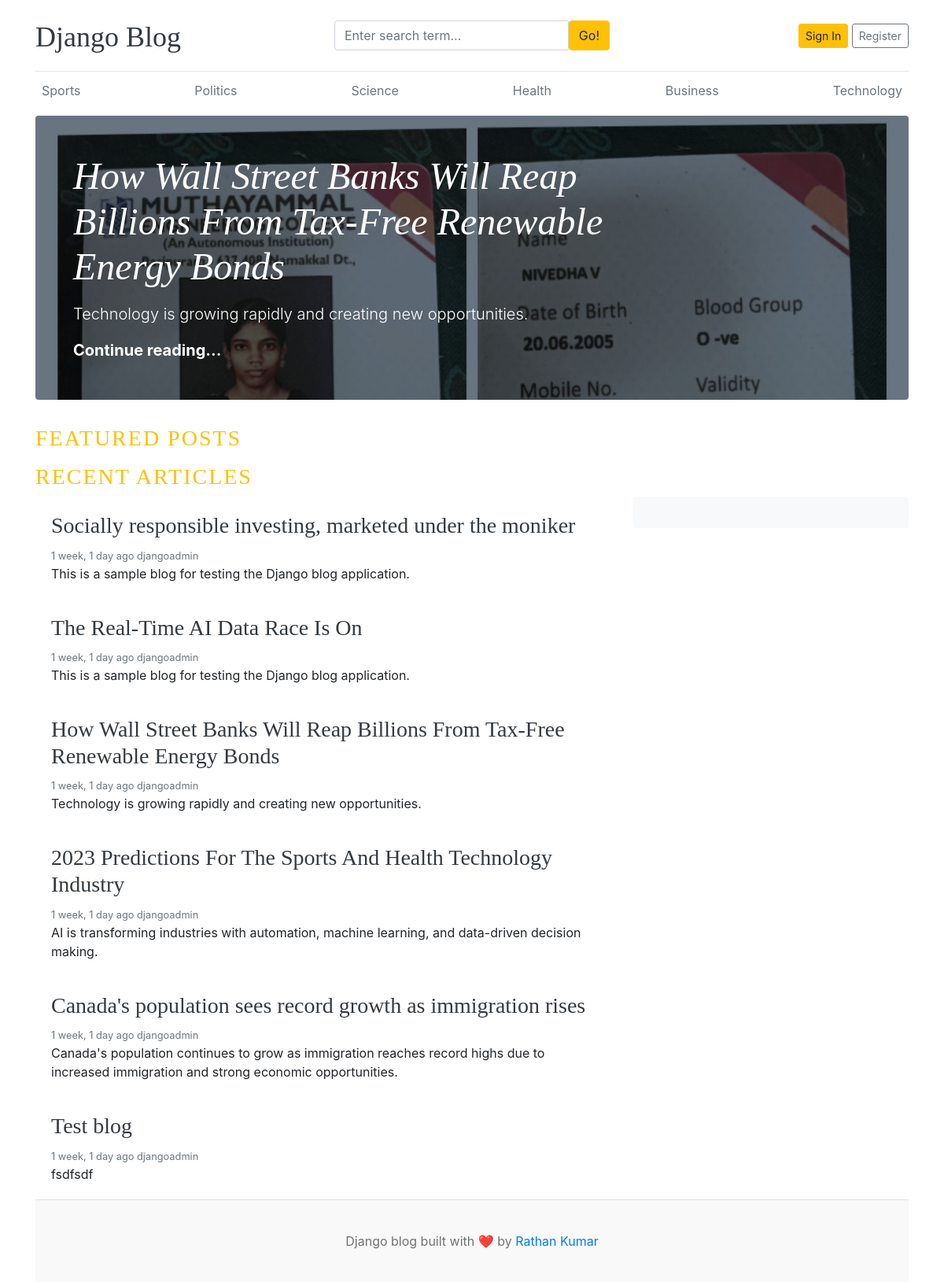
Before: / with the older database file.
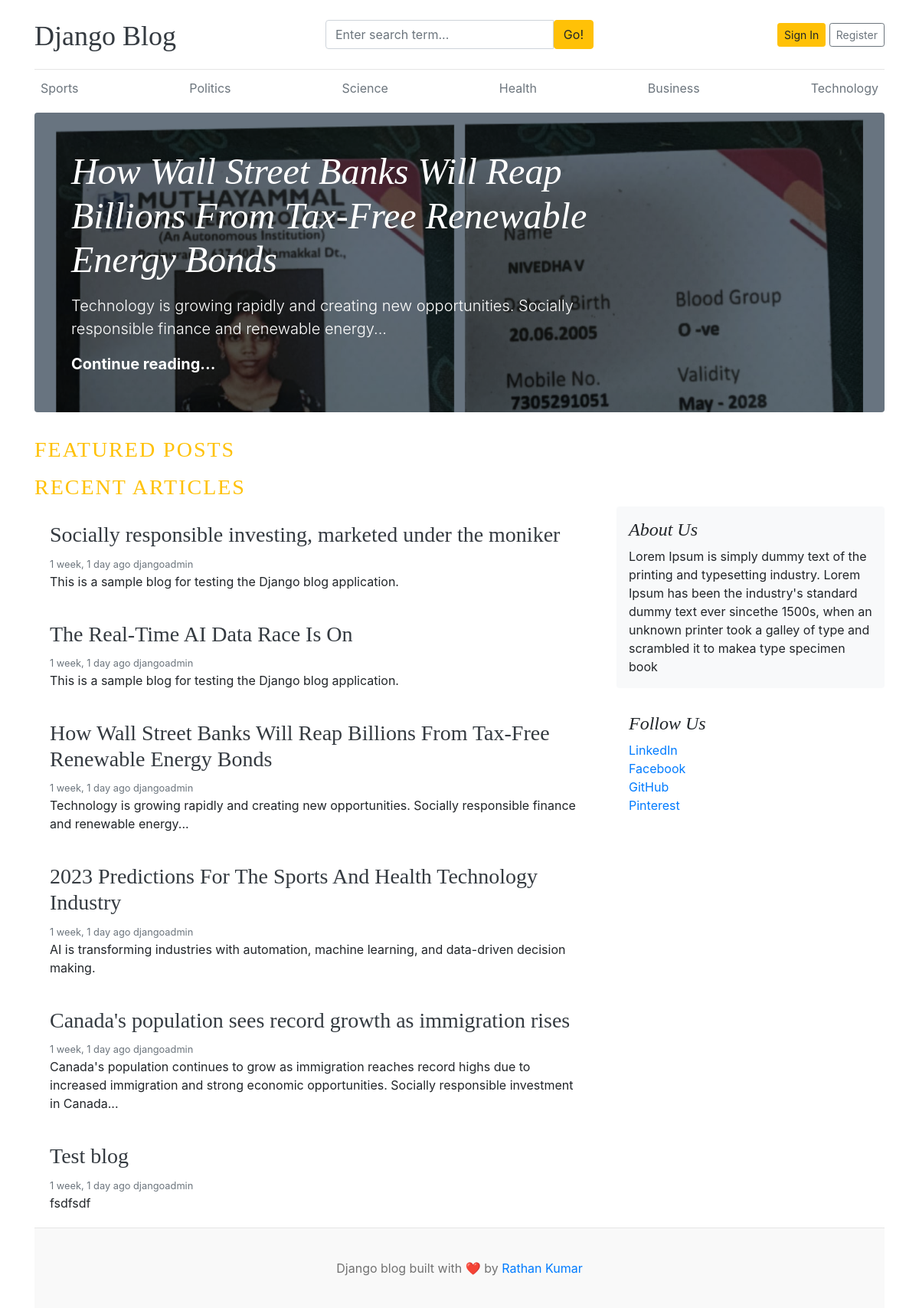
After: the same page with the newer database file.
### blog/models.py (models this page shows, shortened)
class Category(models.Model):
    category_name = models.CharField(max_length=50, unique=True)
    created_at = models.DateTimeField(auto_now_add=True)
    updated_at = models.DateTimeField(auto_now=True)
    class Meta:
        verbose_name_plural = "categories"

class Blog(models.Model):
    title = models.CharField(max_length=100)
    slug = models.SlugField(max_length=150, unique=True, blank=True)
    category = models.ForeignKey(Category, on_delete=models.CASCADE)
    author = models.ForeignKey(User, on_delete=models.CASCADE)
    featured_image = models.ImageField(upload_to='uploads/%Y/%m/%d')
    short_description = models.TextField(max_length=500)
    blog_body = models.TextField(max_length=2000)
    status = models.CharField(max_length=20, choices=STATUS_CHOICES, default="Draft")
    is_featured = models.BooleanField(default=False)
    created_at = models.DateTimeField(auto_now_add=True)
    updated_at = models.DateTimeField(auto_now=True)

### assignments/models.py (models this page shows, shortened)
class About(models.Model):
    about_heading = models.CharField(max_length=25)
    about_description = models.TextField(max_length=255)
    created_at = models.DateTimeField(auto_now_add=True)
    updated_at = models.DateTimeField(auto_now=True)
    class Meta:
        verbose_name_plural = "About"

class SocialLink(models.Model):
    platform = models.CharField(max_length=25)
    link = models.URLField(max_length=25)
    created_at = models.DateTimeField(auto_now_add=True)
    updated_at = models.DateTimeField(auto_now=True)

### blog_main/views.py (the view)
# urls.py: 2. Add a URL to urlpatterns:  path('', views.home, name='home')
def home(request):
    categories = Category.objects.all()
    featured_posts = Blog.objects.filter(
        is_featured=True,
        status='Published'
    )
    posts = Blog.objects.filter(
        status='Published'
    ).order_by('-created_at')
    about = About.objects.first()
    social_links = SocialLink.objects.all()
    context = {
        'categories': categories,
        'featured_posts': featured_posts,
        'posts': posts,
        'about': about,
        'social_links': social_links,
    }
    return render(request, 'home.html', context)

### blog/context_processors.py (called while the page is built)
def get_categories(request):
    categories = Category.objects.all()
    return dict(categories=categories)

def get_social_links(request):
    social_links = SocialLink.objects.all()
    return dict(social_links=social_links)

### blog_main/templates/home.html (shortened to what this page needs)
{% extends 'base.html' %}
{% block content %}
{% for post in featured_posts %}
    {% if forloop.first %}
    <div class="jumbotron p-3 p-md-5 text-white rounded bg-dark"
         style="background-image: url({{ post.featured_image.url }});
                background-blend-mode: overlay;
                background-size: cover;">
        <div class="col-md-8 px-0">
            <h1 class="display-4 font-italic">
                {{ post.title }}
            </h1>
            <p class="lead my-3">
                {{ post.short_description|truncatewords:20 }}
            </p>
            <p class="lead mb-0">
                <a href="{% url 'blogs' post.slug %}"
                   class="text-white font-weight-bold">
                    Continue reading...
                </a>
            </p>
        </div>
    </div>
    {% endif %}
{% endfor %}
<h3 class="text-uppercase text-warning"
    style="letter-spacing: 2px;">
    Featured Posts
</h3>
<h3 class="text-uppercase text-warning"
    style="letter-spacing: 2px;">
    Recent Articles
</h3>
<main role="main" class="container p-0">
    <div class="row">
        <div class="col-md-8 blog-main">
            {% for post in posts %}
            <div class="card border-0">
                <div class="card-body">
                    <h3>
                        <a href="{% url 'blogs' post.slug %}"
                           class="text-dark">
                            {{ post.title }}
                        </a>
                    </h3>
                    <small class="mb-1 text-muted">
                        {{ post.created_at|timesince }} ago
                        {{ post.author }}
                    </small>
                    <p class="card-text">
                        {{ post.short_description }}
                    </p>
                </div>
            </div>
            {% endfor %}
        </div>
        <aside class="col-md-4 blog-sidebar">
            <div class="p-3 mb-3 bg-light rounded">
                <h4 class="font-italic">
                    {{ about.about_heading }}
                </h4>
                <p class="mb-0">
                    {{ about.about_description }}
                </p>
            </div>
            {% if social_links %}
            <div class="p-3">
                <h4 class="font-italic">
                    Follow Us
                </h4>
                <ol class="list-unstyled">
                    {% for i in social_links %}
                    <li>
                        <a href="{{ i.link }}" target="_blank">
                            {{ i.platform }}
                        </a>
                    </li>
                    {% endfor %}
                </ol>
            </div>
            {% endif %}
        </aside>
    </div>
</main>
{% endblock %}

### blog_main/templates/base.html (shortened to what this page needs)
{% load static %}
<!DOCTYPE html>
<html lang="en">
<head>
    <link href="https://getbootstrap.com/docs/4.0/dist/css/bootstrap.min.css" rel="stylesheet">
    <link href="{% static 'css/blog.css' %}" rel="stylesheet">
</head>
<body>
<div class="container">
    <header class="blog-header py-3">
        <div class="row flex-nowrap justify-content-between align-items-center">
            <div class="col-4 pt-1">
                <a class="blog-header-logo text-dark" href="/">
                    Django Blog
                </a>
            </div>
            <div class="col-4">
                <form action="{% url 'search' %}" method="GET">
                    <div class="input-group">
                        <input
                            class="form-control"
                            type="text"
                            name="keyword" value="{{ keyword }}"
                            placeholder="Enter search term..."
                            aria-label="Enter search term..."
                        >
                        <button
                            type="submit"
                            class="btn btn-warning"
                            id="button-search">
                            Go!
                        </button>
                    </div>
                </form>
            </div>
            <div class="col-4 d-flex justify-content-end align-items-center">
                <a class="btn btn-sm btn-warning" href="#">
                    Sign In
                </a>
                <a class="btn btn-sm btn-outline-secondary" href="#">
                    Register
                </a>
            </div>
        </div>
    </header>
    <div class="nav-scroller py-1 mb-2">
        <nav class="nav d-flex justify-content-between">
            {% for cat in categories %}
                <a
                    class="p-2 text-muted"
                    href="{% url 'posts_by_category' cat.id %}">
                    {{ cat.category_name }}
                </a>
            {% endfor %}
        </nav>
    </div>
    {% block content %}
    {% endblock %}
    <footer class="blog-footer">
        <p>
            Django blog built with ❤️ by
            <a href="#">Rathan Kumar</a>
        </p>
    </footer>
</div>
</body>
</html>

### blog_main/static/blog.css (style rules this page uses)
.blog-header { border-bottom: 1px solid #e5e5e5; }
.blog-header-logo { font-family: "Playfair Display", Georgia, "Times New Roman", serif; font-size: 2.25rem; }
h1, h2, h3, h4, h5, h6 { font-family: "Playfair Display", Georgia, "Times New Roman", serif; }
.display-4 { font-size: 2.5rem; }
@media (min-width: 768px) { .display-4 { font-size: 3rem; } }
.blog-footer { padding: 2.5rem 0; color: #727272; text-align: center; background-color: #f9f9f9; border-top: .05rem solid #e5e5e5; }
.blog-footer p:last-child { margin-bottom: 0; }

Changed rows visible on the page:
changed Blog "How Wall Street Banks Will Reap Billions From Tax-Free Renewable Energy Bonds": short_description "Technology is growing rapidly and creating new opportunities." → "Technology is growing rapidly and creating new opportunities. Socially responsible finance and renewable energy..."
changed Blog "Canada's population sees record growth as immigration rises": short_description "Canada's population continues to grow as immigration reaches record highs due to increased immigration and strong economic opportunities." → "…and strong economic opportunities. Socially responsible investment in Canada..."
added About: about_heading "About Us", about_description "Lorem Ipsum is simply dummy text of the printing and typesetting industry. Lorem Ipsum has been the industry's standard dummy text ever sincethe 1500s, when an unknown printer took a galley of type and scrambled it to makea type specimen book"
added SocialLink: platform "LinkedIn"
added SocialLink: platform "Facebook"
added SocialLink: platform "GitHub"
added SocialLink: platform "Pinterest"
Other visible differences:
text now shown: "Follow Us"
